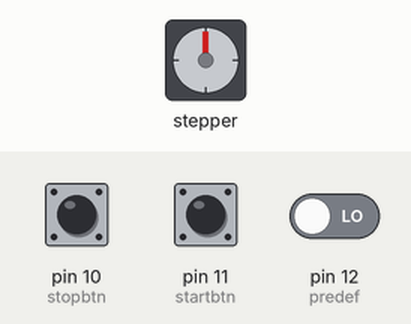
The sketch below on a simulated Arduino Uno, built with avr-gcc and run on an emulated ATmega328P. Shown: stepper motor. Wiring (inferred from the names in the program): stepper motor driver (200 steps per turn assumed): step pin 3; direction pin 2. Inputs (shaded band) come from the test bench; at power-on: pin 12 (predef) LOW, pin 10 (stopbtn) LOW, pin 11 (startbtn) LOW.

Above: at 1.7 s.
1.8 s: pin 12 (predef) driven HIGH
At 2.6 s:
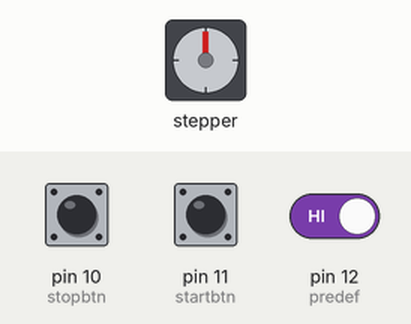
4.8 s: pin 10 (stopbtn) pulled HIGH for 1 s
At 7.0 s:
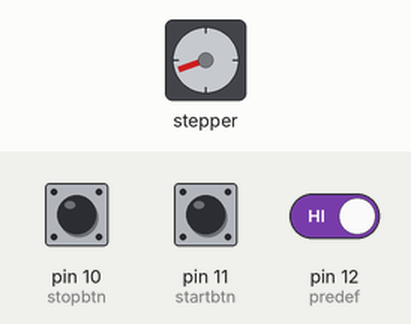
8.8 s: pin 10 (stopbtn) pulled HIGH for 0.15 s
At 9.2 s:
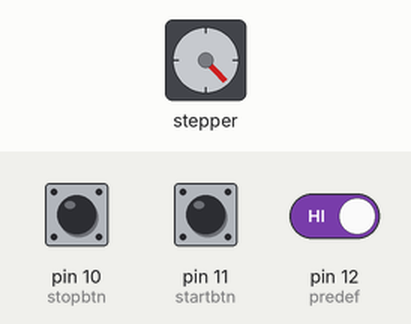
11.9 s: pin 10 (stopbtn) pulled HIGH for 0.15 s
At 12.7 s:
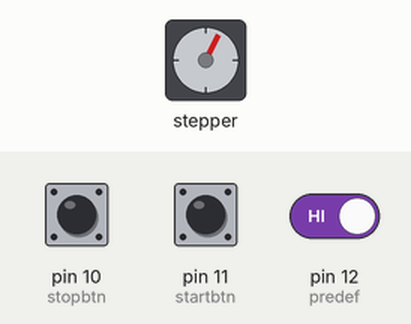
15.0 s: pin 10 (stopbtn) pulled HIGH for 3.2 s
19.7 s: pin 10 (stopbtn) pulled HIGH for 0.15 s
Timing chart, 0 to 70.3 s (numbered marks = the images above; inputs shaded):
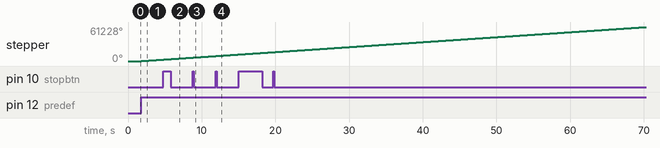

Measured:
- after the input at 1.8 s, stepper: keeps turning clockwise at about 895°/s, starting at once

The sketch:

ConveyorBeltLevel2.ino
```cpp
int dirPin= 2;
int stepPin= 3;
int increaseS = 8;
int decreaseS = 9;
int stopbtn = 10;
int startbtn=11;
int predef=12;
void setup() {
  // Declare pins as output:
  pinMode(stepPin, OUTPUT);
  pinMode(dirPin, OUTPUT);
  pinMode(increaseS, INPUT);
  pinMode(decreaseS, INPUT);
  pinMode(startbtn, INPUT);
  pinMode(stopbtn, INPUT);
  pinMode(predef, INPUT);
  delay(500);

  digitalWrite(dirPin, HIGH);

}

void loop() {
int btnState = digitalRead(startbtn);
int apple= digitalRead(predef);
int StopState;
int newdelay=350;
int stepUp;
int stepDown;
if(btnState==HIGH){
  //digitalWrite(dirPin, HIGH);
  while(1){
      StopState=digitalRead(stopbtn);
      digitalWrite(stepPin, HIGH);
      delayMicroseconds(newdelay);
      digitalWrite(stepPin, LOW);
      delayMicroseconds(newdelay);
      stepUp=digitalRead(increaseS);
      stepDown=digitalRead(decreaseS);
      if(stepUp==HIGH){
        if(newdelay >350){
          newdelay=newdelay-2;
        }
      }
      if(stepDown==HIGH){
        if(newdelay<1000){
          newdelay=newdelay+2;
        }
      }
      if(StopState==HIGH){
        break;
      }
  }

}
if(apple==HIGH){
 // digitalWrite(dirPin, HIGH);
  newdelay=1000;
  while(1){
      StopState=digitalRead(stopbtn);
      digitalWrite(stepPin, HIGH);
      delayMicroseconds(newdelay);
      digitalWrite(stepPin, LOW);
      delayMicroseconds(newdelay);
      if(StopState==HIGH){
        break;
      }
  }
}
}
```
